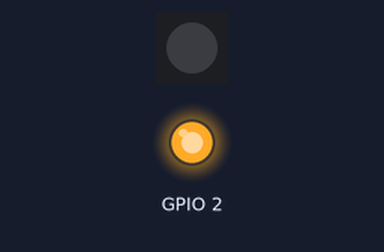
This sketch was run on a simulated ESP8266 (NodeMCU). Shown: 1 RGB LEDs in strip order, left to right, output pins drawn as LEDs (lit = HIGH). WiFi joins after 1.5 s; servers stay silent unless stated.

Above: at 1.65 s.
Timing chart, 0 to 4.6 s (numbered marks = the images above):
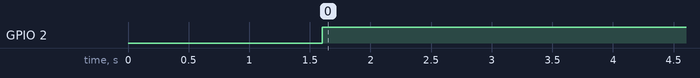

The sketch:

opens.ino
```cpp
#include <ESP8266WiFi.h>
#include <WiFiUdp.h>

#include <Adafruit_NeoPixel.h>
#ifdef __AVR__
#include <avr/power.h>
#endif

#define NEO_PIN		5
#define NEO_PTYPE	NEO_GRBW	// f.e. SK6812
#define NUMPIXELS	1

Adafruit_NeoPixel strip = Adafruit_NeoPixel(NUMPIXELS, NEO_PIN, NEO_PTYPE + NEO_KHZ800);

const char* ssid = "OpenS";
#define SERVER "192.168.2.10"
#define PORT 1933
#define INTERVAL 25
#define PACKET_SIZE 4
#define TIMEOUT 5000

WiFiUDP Udp;
byte mac[6]; // mac address
bool wifiConnected = true;

void setup() {
	pinMode(2, OUTPUT);

	strip.begin();
	strip.setPixelColor(0,0);
	strip.show();

	delay(100);

	connect();
}

void connect(){
	digitalWrite(2, LOW);

	WiFi.begin(ssid);

	while (WiFi.status() != WL_CONNECTED) {
		delay(500);
	}

	digitalWrite(2, HIGH);

	WiFi.macAddress(mac);
	Udp.begin(PORT);

	wifiConnected = true;
}

unsigned long lastMillis = 0;
unsigned long lastWifiCheck = 0;
unsigned long lastPacket = 0;
bool heartbeatEnable = true;

void loop() {

	while(wifiConnected){
		// store this instant
		unsigned long NOW = millis();

		// heartbeat if connection to server lost
		heartbeatEnable = lastPacket + 5000 < NOW;
		digitalWrite(2, NOW%1000 > 20 || !heartbeatEnable);

		// send a beacon containing the mac address every 25ms (40Hz)
		if(NOW%INTERVAL == 0 && NOW != lastMillis){
			lastMillis =  NOW;
			sendBeacon();
		}

		// check the wifi connection
		if(NOW%(INTERVAL*100) == 0 && NOW != lastWifiCheck){
			lastWifiCheck = NOW;
			wifiConnected = WiFi.status() == WL_CONNECTED;
		}

		// check if a UDP packet arrived
		listen(NOW);

	}

	Udp.stop();
	connect();

}

void sendBeacon(){
	Udp.beginPacket(SERVER, PORT);
	Udp.write((char*)mac);
	Udp.endPacket();
}

void listen(unsigned long NOW) {

	char buff[5];
	int cb = Udp.parsePacket();

	// if data available
	if (cb) {
		Udp.read(buff, PACKET_SIZE);
		// convert packet to color
		uint32_t c = buff[0] << 24 | (buff[1] & 0xFF) << 16 | (buff[2] & 0xFF) << 8 | (buff[3] & 0xFF);
		// set color
		strip.setPixelColor(0, c);
		strip.show();
		lastPacket = NOW;
	}
}
```
